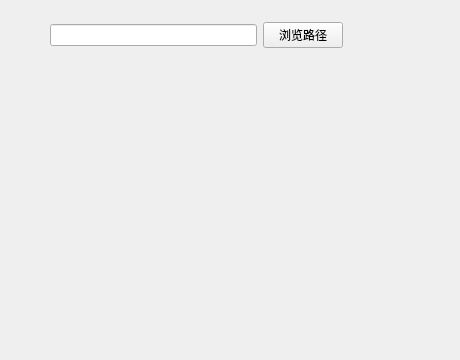
<?xml version="1.0" encoding="UTF-8"?>
<ui version="4.0">
 <class>File_Saved</class>
 <widget class="QWidget" name="File_Saved">
  <property name="geometry">
   <rect>
    <x>0</x>
    <y>0</y>
    <width>460</width>
    <height>360</height>
   </rect>
  </property>
  <property name="sizePolicy">
   <sizepolicy hsizetype="Fixed" vsizetype="Fixed">
    <horstretch>0</horstretch>
    <verstretch>0</verstretch>
   </sizepolicy>
  </property>
  <property name="minimumSize">
   <size>
    <width>460</width>
    <height>360</height>
   </size>
  </property>
  <property name="maximumSize">
   <size>
    <width>460</width>
    <height>360</height>
   </size>
  </property>
  <property name="windowTitle">
   <string>Form</string>
  </property>
  <widget class="QWidget" name="widget" native="true">
   <property name="geometry">
    <rect>
     <x>50</x>
     <y>10</y>
     <width>293</width>
     <height>50</height>
    </rect>
   </property>
   <layout class="QHBoxLayout" name="horizontalLayout">
    <item>
     <widget class="QLineEdit" name="lineEdit"/>
    </item>
    <item>
     <widget class="QPushButton" name="pushButton">
      <property name="text">
       <string>浏览路径</string>
      </property>
     </widget>
    </item>
   </layout>
  </widget>
 </widget>
 <resources/>
 <connections/>
</ui>
